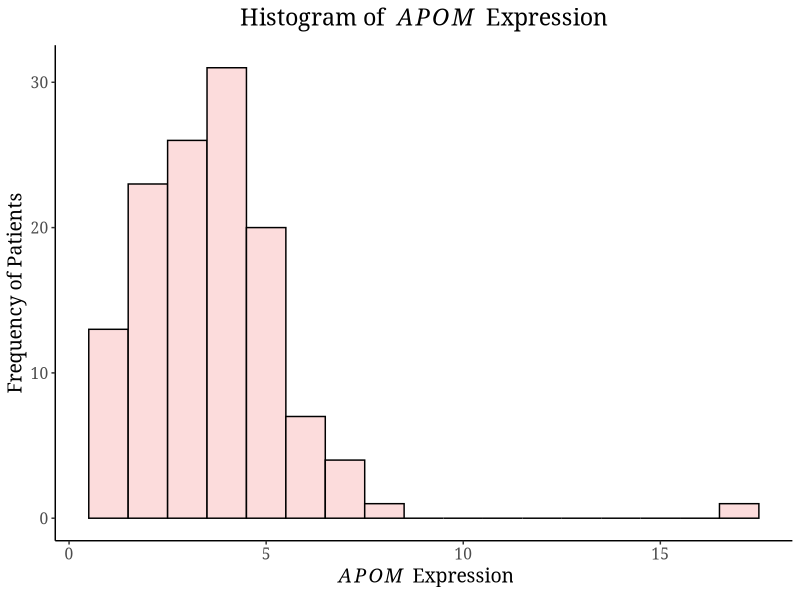
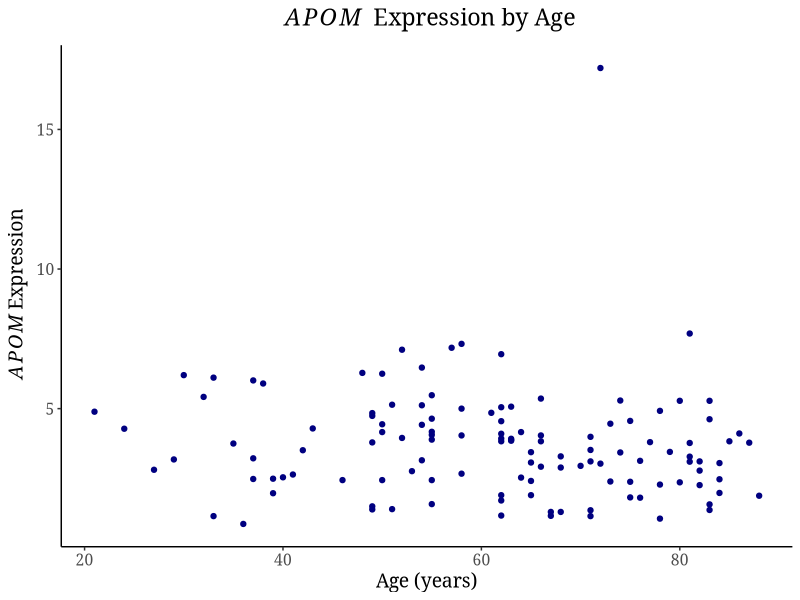
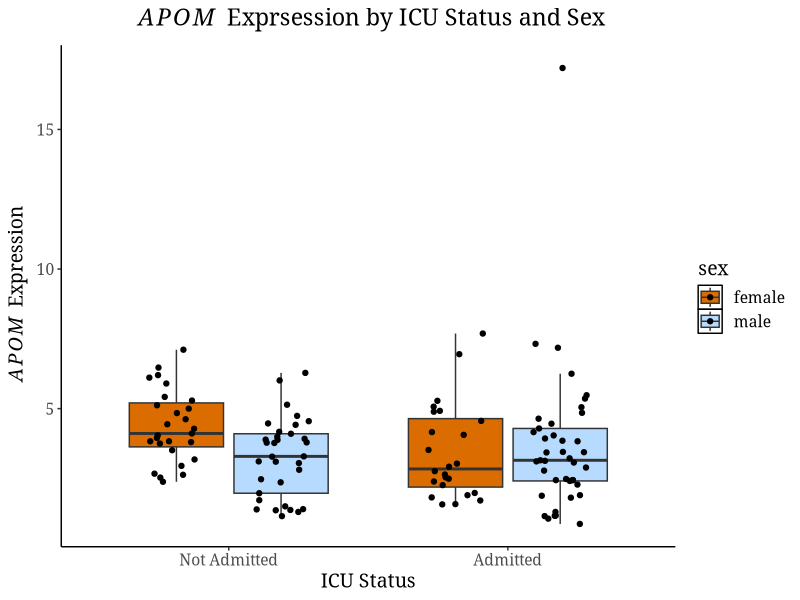

These charts were generated, in order, by the following R code: (Note: this script raises an error after producing the figures.)
## ---- chunk 1
# set working directory to data folder
setwd("/Users/seamus/QBS_103_Project/QBS_103/QBS_103_Data")

# read in gene expression and metadata files 
gene_expression <- read.csv(file = "QBS103_finalProject_geneExpression.csv", row.names = 1)

meta_data <- read.csv(file = "QBS103_finalProject_metadata.csv", row.names = 1)

# subset APOM_expression data. 
APOM_expression <- gene_expression["APOM",]
# apply transform to make the rows into columns 
APOM_expression <- as.data.frame(t(APOM_expression))
head(APOM_expression)
## ---- chunk 2
# Link metadata to APOM gene expression data
metadata_APOM_expression <- cbind(meta_data, APOM_expression)
head(metadata_APOM_expression)
## ---- chunk 3
library(tidyverse)
myTheme <- theme(
  panel.border = element_blank(), panel.grid.major = element_blank(),
  panel.grid.minor = element_blank(), 
  # define axis
  axis.line = element_line(colour = "black", linewidth = rel(1)),
  # plot background
  plot.background = element_rect(fill = "white"),
  panel.background = element_blank(),
  legend.key = element_rect(fill = 'white'), 
  # Move legend
  legend.position = 'right',
  
  # font
  text = element_text(family = 'Georgia', size = 14 ), 
  
  # center titles
  plot.title = element_text(hjust = 0.5)
)
## ---- chunk 4
# define color pallete for APOM expression histogram
colorPalette<- c('#FCDCDC')

# plot histogram of APOM expression 
ggplot(metadata_APOM_expression, aes(x = APOM)) +
  geom_histogram(binwidth = 1, col = 'black', fill = colorPalette ) +
  ggtitle(expression("Histogram of "~italic(APOM)~ " Expression")) +
  labs(x = expression(~italic(APOM)~ " Expression"), y = "Frequency of Patients") +
  myTheme
## ---- chunk 5
# convert character age to numeric
metadata_APOM_expression$age <- as.numeric(metadata_APOM_expression$age)
head(metadata_APOM_expression)
## ---- chunk 6
# scatter plot for gene expression and age
ggplot(metadata_APOM_expression, aes(x = age, y = APOM)) +
  geom_point(color = "navy") +
  labs(x = "Age (years)", y = expression(~italic(APOM)~ "Expression")) +
  ggtitle(expression(~italic(APOM)~ " Expression by Age")) +
  myTheme
## ---- chunk 7
# convert unknown sex to NA
metadata_APOM_expression$sex <- if_else(metadata_APOM_expression$sex == " unknown", NA, metadata_APOM_expression$sex)

## ---- chunk 8
# clean the data by filtering so sex has no NA
APOM_clean <- metadata_APOM_expression %>% 
      filter(!is.na(sex))
## ---- chunk 9
#define color pallete for box plot
colorPalette2 <- c("#db6d00", "#B6DBFF")

# create box plot of gene expression separated by ICU status and sex
ggplot(APOM_clean, aes(x = icu_status, y = APOM, fill = sex)) + 
  geom_boxplot(outlier.shape = NA) +
  geom_point(position = position_jitterdodge(0.2))+
  #geom_jitter() +
  scale_x_discrete(labels = c("Not Admitted", "Admitted")) +
  labs(x = "ICU Status", y = expression(~italic(APOM)~ " Expression")) +
  scale_fill_manual(values = colorPalette2) +
  ggtitle(expression(~italic(APOM)~ " Exprsession by ICU Status and Sex")) +
  myTheme
## ---- chunk 10
summary(gene_subset)
## ---- chunk 11
# function to create histogram. 
#Takes in the data frame and a singular gene of interest 
createHistogram <- function(df, gene) {
    # create label pieces 
    gene_label <- c(gene)
    labNames <- c('Histogram of', "Expression")
    
    # create dynamic title 
    my_title <- eval(bquote(expression(.(labNames[1]) ~ italic(.(gene_label[1])) ~ .(labNames[2]))))
  
    #create dynamic x axis label
    my_x <- eval(bquote(expression(~ italic(.(gene_label[1])) ~ .(labNames[2]))))
    
    #calculate the median of the gene expression
    med_expression <- median(df[,gene])
    
    # calculate the maximum gene expression
    max_expression <- max(df[,gene])
    #create the histogram
    histogram <-  ggplot(df, aes(x = .data[[gene]])) +
                        geom_histogram(binwidth = max_expression/100, col = 'black', fill = colorPalette ) +
                        labs(x = my_x, y = "Frequency of Patients", title = my_title) +
                        geom_vline(xintercept = med_expression, linetype="solid",
                                   color = "#7A9DFA",
                                   linewidth = rel(1)) +
                     #  annotate("text", x =  med_expression*1.5, y = max_expression *0.5,
                             #  label = paste("Median = ", med_expression), color ='#7A9DFA') + 
                        myTheme
    # display histogram
    histogram 
}

## ---- chunk 12
# create scatter plot function. 
#Takes in the data frame, gene, continuous variable, x axis variable and the 
#x-axis variable name for title

createScatterplot <- function(df, gene, conVar, xaxis, x_var_label) {
    # create label pieces
    gene_label <- c(gene)
    labNames <- c(x_var_label,'by', "Expression")
    
    # create dynamic title label
    my_title <- eval(bquote(expression(~italic(.(gene_label[1])) ~ .(labNames[3]) ~ .(labNames[2])
                                       ~ .(labNames[1]))))
    
    # create dynamic y axis title 
    my_y <- eval(bquote(expression(~ italic(.(gene_label[1])) ~ .(labNames[3]))))
    
    #create scatter plot
    scatter_plot <- ggplot(df, aes(x = .data[[conVar]], y = .data[[gene]])) +
                  geom_point(color = "navy") +
                  labs(x = xaxis,  y = my_y, title = my_title) +
                  myTheme
  #display scatter plot
  scatter_plot
}
## ---- chunk 13
# create boxplot function, takes in data frame, gene, x-axis categorical variable, categorical  variable for the color
# 2 tick labels (1 parameter each) label for the x axis categorical variable, label for x fill  
createBoxplot <- function(df, gene, xCat, colorCatVar, tick_label_1, tick_label_2, x_catLabel, x_fill_label) {
  # create label pieces
  gene_label <- c(gene)
  labNames <- c("Expression", "by", x_catLabel, "and", x_fill_label)
  
  # create dynamic title label
  my_title <- eval(bquote(expression(~italic(.(gene_label[1])) ~ .(labNames[1]) ~ .(labNames[2])
                                       ~ .(labNames[3]) ~ .(labNames[4]) ~ .(labNames[5]))))
  # create dynamic y axis title 
  y_axis_title <- eval(bquote(expression(~italic(.(gene_label[1])) ~ .(labNames[1]))))
  
  # create boxplot
  myBoxplot <- ggplot(df, aes(x = .data[[xCat]], y = .data[[gene]], fill = .data[[colorCatVar]])) + 
               geom_boxplot(outlier.shape = NA) +
               geom_point(position = position_jitterdodge(0.2))+
               scale_x_discrete(labels = c(tick_label_1, tick_label_2)) +
               labs(x = x_catLabel, y = y_axis_title,
                    title = my_title) +
               scale_fill_manual(values = colorPalette2,name = "Sex", labels = c("Female", "Male")) +
               myTheme
  #display boxplot
  myBoxplot
}
## ---- chunk 14
# subset multiple genes data. 
gene_subset <- gene_expression[c("APOM", "APOA2","LCN2"),]
# apply transform to make the rows into colmnns 
gene_subset <- as.data.frame(t(gene_subset))
head(gene_subset)
## ---- chunk 15
# Link metadata to gene subset data
metadata_gene_expression <- cbind(meta_data, gene_subset)
head(metadata_gene_expression)

## ---- chunk 16
# convert unknown sex to NA
metadata_gene_expression$sex <- if_else(metadata_gene_expression$sex == " unknown", NA, metadata_gene_expression$sex)

## ---- chunk 17
# convert character age to numeric
metadata_gene_expression$age <- as.numeric(metadata_APOM_expression$age)
head(metadata_gene_expression)
## ---- chunk 18
# clean the data by filtering so sex has no NA
gene_clean <- metadata_gene_expression %>% 
      filter(!is.na(sex))

head(gene_clean)
## ---- chunk 19
# This function makes the plots and takes in a vector of 1 continuous variable
# and a vector of 2 categorical variables

makePlots <- function(df, geneNames, x_Cont, xCat) {
  #the x axis categorical variable in box plot
  x_cat <- xCat[1]
  # the categorical variable indicated by color fill
  cat_col = xCat[2]
  
  
  # create the plots by calling functions
  myHist <- createHistogram(df, geneNames)
  myScatter <- createScatterplot(df, geneNames, x_Cont, "Age (years)", "Age")
  myBox <- createBoxplot(df, geneNames, x_cat, cat_col, "Not Admited", "Admitted","ICU Status", "Sex")
  
  #store the plots in a list
  plots <- list(myBox, myHist, myScatter)
  
 # display the plots
 plots
}
## ---- chunk 20
# define variables of interest to pass in the make plots function 
categorical <- c("icu_status", "sex")
continous_vars <- c("age")
geneNames <- c("APOM", "LCN2", "APOA2")
## ---- chunk 21
# loop through the gene names and print all of the plots using makePlots function
for(item in 1:length( geneNames)) {
  gene_plots <- makePlots(gene_clean, geneNames[item], continous_vars, categorical)
  
  print(gene_plots)
}

## ---- chunk 22
summary(gene_clean)
